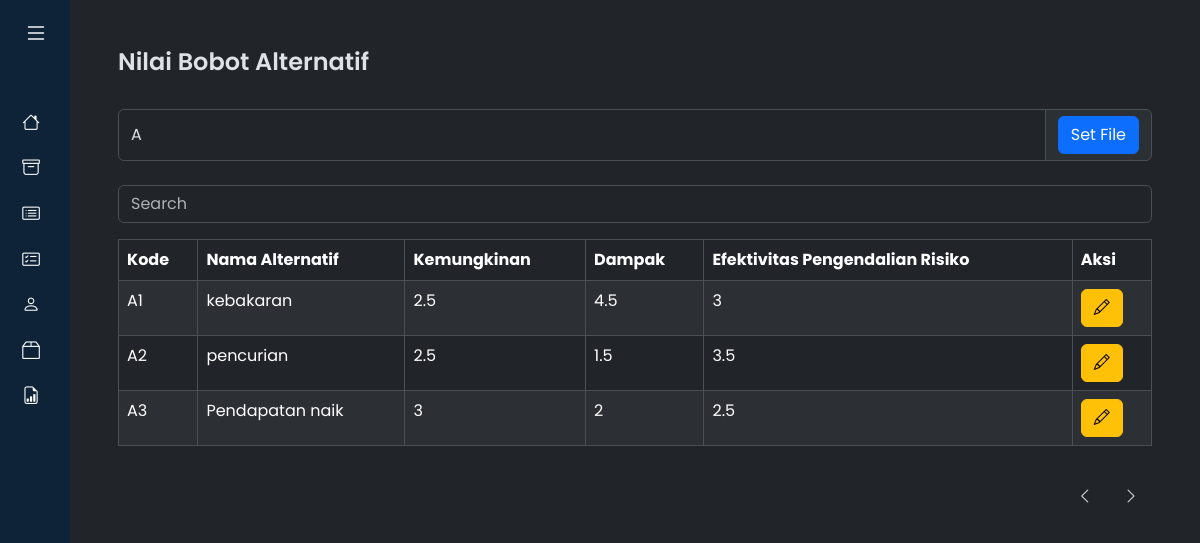
Screenshot of /?m=rel_alternatif&periode=2024-11-14 with the database file from the repository.
### tables this page shows
CREATE TABLE `tb_kriteria` (
  `kode_kriteria` varchar(16) NOT NULL,
  `tanggal` date NOT NULL,
  `nama_kriteria` varchar(256) NOT NULL,
  `atribut` varchar(256) NOT NULL
);

CREATE TABLE `tb_alternatif` (
  `kode_alternatif` varchar(16) NOT NULL,
  `tanggal` date NOT NULL,
  `nama_alternatif` varchar(256) NOT NULL DEFAULT '',
  `kategori` varchar(256) NOT NULL,
  `total` double NOT NULL,
  `rank` int(11) NOT NULL DEFAULT 0
);

### config.php (called while the page is built)
<?php
$config["server"] = 'localhost';
$config["username"] = 'root';
$config["password"] = '';
$config["database_name"] = 'dbfahpvik';
?>

### functions.php (called while the page is built, shortened)
<?php
include 'config.php';
include 'includes/db.php';
$db = new DB($config['server'], $config['username'], $config['password'], $config['database_name']);
function _get($key, $val = null)
{
    if (isset($_GET[$key]))
        return $_GET[$key];
    else
        return $val;
}

### includes/db.php (called while the page is built, shortened)
<?php
class DB
{
    var $conn = null;
    public function __construct($host, $username, $passwd, $dbname)
    {
        $this->conn = mysqli_connect($host, $username, $passwd, $dbname);
    }
    public function query($sql)
    {
        $query = mysqli_query($this->conn, $sql) or die('<pre>Error mysqli_query: ' . mysqli_error($this->conn) . '<br />' . $sql . '</pre>');
        return $query;
    }
    public function get_results($sql)
    {
        $query = $this->query($sql);
        $arr = array();
        while ($row = mysqli_fetch_object($query)) {
            $arr[] = $row;
        }
        return $arr;
    }
}

### rel_alternatif.php (the view, shortened to what this page needs)
<?php
$KRITERIA = $db->get_results("SELECT kode_kriteria, nama_kriteria, atribut FROM tb_kriteria WHERE tanggal = '$_GET[periode]' ORDER BY kode_kriteria");
$arr = get_rel_alternatif();
?>
<h1>Nilai Bobot Alternatif</h1>
<form class="mt-4" action="" method="get">
    <?php
    $periodes = $db->get_results("SELECT * FROM tb_periode ORDER BY tanggal");
    ?>
    <div class="input-group">
        <select class="form-control" name="periode">
            <?php foreach ($periodes as $periode) { ?>
                <option value="<?= $periode->tanggal ?>" <?= $periode->tanggal == _get('periode') ? 'selected' : '' ?>><?= $periode->nama ?></option>
            <?php } ?>
        </select>
        <div class="input-group-text">
            <button class="btn btn-primary" type="submit">Set File</button>
        </div>
    </div>
</form>
<div class="mt-2">
    <div class="py-3">
        <form class="form-inline">
            <div class="form-group">
                <input class="form-control" type="text" name="q" value="<?= _get('q') ?>" placeholder="Search" />
            </div>
        </form>
    </div>
    <div class="table-responsive">
        <table class="table table-bordered table-hover table-striped">
            <thead>
                <tr>
                    <th>Kode</th>
                    <th>Nama Alternatif</th>
                    <?php foreach ($KRITERIA as $key => $val) : ?>
                        <th><?= $val->nama_kriteria ?></th>
                    <?php endforeach ?>
                    <th>Aksi</th>
                </tr>
            </thead>
            <?php
            $q = esc_field(_get('q'));
            $rows = $db->get_results("SELECT * FROM tb_alternatif WHERE nama_alternatif LIKE '%$q%' AND tanggal='$_GET[periode]' ORDER BY kode_alternatif");
            foreach ($rows as $row) : ?>
                <tr>
                    <td><?= $row->kode_alternatif ?></td>
                    <td><?= $row->nama_alternatif ?></td>
                    <?php foreach ($arr[$row->kode_alternatif] as $k => $v) : ?>
                        <td><?= round($v, 4) ?></td>
                    <?php endforeach ?>
                    <td>
                        <a class="btn btn-xs btn-warning" href="?m=rel_alternatif_ubah&ID=<?= $row->kode_alternatif ?>&periode=<?= _get('periode') ?>"><i class="bi bi-pencil"></i></a>
                    </td>
                </tr>
            <?php endforeach; ?>
        </table>
    </div>
</div>
<div class="d-flex justify-content-end mt-3">
    <div style="d-flex">
        <a class="btn btn-default" href="index.php?m=rel_kriteria&periode=<?= _get('periode')?>"><i class="bi bi-chevron-left"></i></a>
        <a class="btn btn-default" href="index.php?m=hitung&periode=<?= _get('periode')?>"><i class="bi bi-chevron-right"></i></a>
    </div>
</div>

### assets/css/style.css (style rules this page uses)
* { margin: 0; padding: 0; }
a { text-decoration: none; }
h1 { font-weight: 600; font-size: 1.5rem; }
body { height: 100%; font-family: 'Poppins', sans-serif; }

### rows the page displays
tb_kriteria: nama_kriteria "Kemungkinan"
tb_kriteria: nama_kriteria "Dampak"
tb_kriteria: nama_kriteria "Efektivitas Pengendalian Risiko"
tb_alternatif: kode_alternatif "A1", nama_alternatif "kebakaran", kode_alternatif "2.5", kode_alternatif "4.5", kode_alternatif "3"
tb_alternatif: kode_alternatif "A2", nama_alternatif "pencurian", kode_alternatif "2.5", kode_alternatif "1.5", kode_alternatif "3.5"
tb_alternatif: kode_alternatif "A3", nama_alternatif "Pendapatan naik", kode_alternatif "3", kode_alternatif "2", kode_alternatif "2.5"

### other values shown
form field periode "A"
